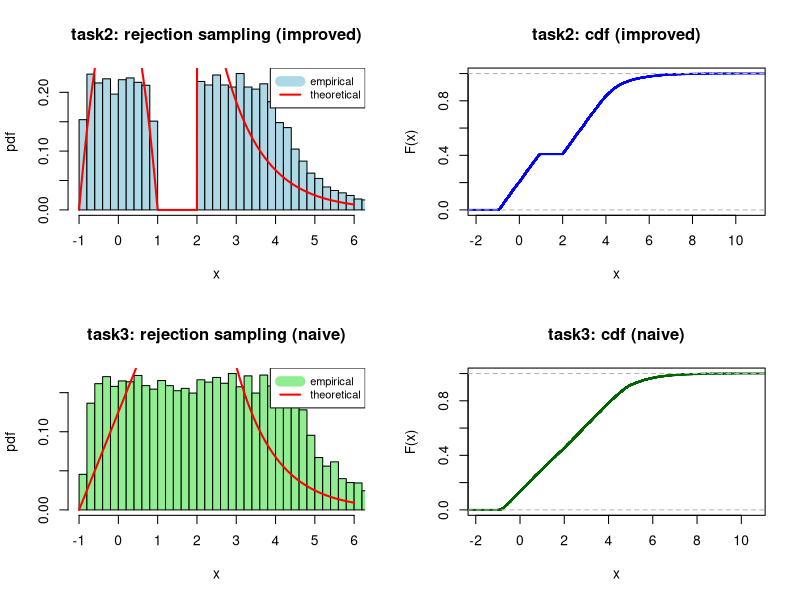

Generate this figure with R:
# ============================================================================
# 任务2：拒绝采样实现 - 改进版
# ============================================================================

a <- 3 / 8

# 定义 f2(x)（目标分布）
f2 <- function(x) {
  ifelse(x >= -1 & x <= 1, a * (1 - x^2),
         ifelse(x >= 2, 0.5 * exp(-(x - 2)), 0))
}

# 改进版拒绝采样：使用均匀分布作为提议分布，包络常数 M 为 1
rejection_sampling_task2_naive_v2 <- function(n = 10000) {
  samples <- numeric(n)
  rejections <- 0
  accepted <- 0
  
  # 增大 M，假设目标分布的最大值更大
  M <- 1  # 增大 M 以减少接受率
  
  # 提议分布: 使用 [-1, 1] 和 [2, 10] 之间的均匀分布
  a_range <- -1
  b_range <- 10
  g_density <- 1 / (b_range - a_range)
  
  while(accepted < n) {
    # 从提议分布中采样
    x <- runif(1, a_range, b_range)
    
    # 计算接受概率
    u <- runif(1)
    
    # 接受条件: u <= f(x) / (M * g(x))
    if(u <= f2(x) / (M * g_density)) {
      accepted <- accepted + 1
      samples[accepted] <- x
    } else {
      rejections <- rejections + 1
    }
  }
  
  # 输出接受率和总提议次数
  acceptance_rate <- n / (n + rejections)
  cat("task2 - acceptance rate:", round(acceptance_rate, 4), "\n")
  cat("task2 - total proposals:", n + rejections, "\n")
  
  return(samples)
}

# ============================================================================
# 任务3：拒绝采样实现 - 朴素方法
# ============================================================================

f3 <- function(x) {
  ifelse(x >= -1 & x < 1, (1/8) * (x + 1),
         ifelse(x >= 1 & x < 2, 1/4,
                ifelse(x >= 2, 0.5 * exp(-(x - 2)), 0)))
}

# 最朴素的拒绝采样：使用单一的均匀分布作为提议分布
# 在整个支撑集上使用均匀分布 U(-1, 10)
rejection_sampling_task3_naive <- function(n = 10000) {
  samples <- numeric(n)
  rejections <- 0
  accepted <- 0
  
  # 找到f3(x)的最大值
  # 在[-1,1)上: max = (1/8) * 2 = 1/4 (在x=1处)
  # 在[1,2)上: f(x) = 1/4
  # 在[2,∞)上: max = 0.5 (在x=2处)
  # 所以全局最大值 M = 0.5
  M <- 0.5
  
  # 提议分布: 在[-1, 10]上的均匀分布
  # g(x) = 1/11
  a_range <- -1
  b_range <- 10
  g_density <- 1 / (b_range - a_range)
  
  while(accepted < n) {
    # 从提议分布采样
    x <- runif(1, a_range, b_range)
    
    # 计算接受概率
    u <- runif(1)
    
    # 接受条件: u <= f(x) / (M * g(x))
    if(u <= f3(x) / (M * g_density)) {
      accepted <- accepted + 1
      samples[accepted] <- x
    } else {
      rejections <- rejections + 1
    }
  }
  
  acceptance_rate <- n / (n + rejections)
  cat("task3 - acceptance rate:", round(acceptance_rate, 4), "\n")
  cat("task3 - total proposals:", n + rejections, "\n")
  
  return(samples)
}

# ============================================================================
# 执行模拟与可视化（带时间测量）
# ============================================================================

set.seed(123)
N <- 10000

# 任务2 - 测量运算时间
cat("\n========== 任务2：拒绝采样（增大 M 版）==========\n")
time2_reject_v2 <- system.time({
  samples2_v2 <- rejection_sampling_task2_naive_v2(N)
})
cat("task2 - computation time:", round(time2_reject_v2[3], 4), "seconds\n")

# 任务3 - 测量运算时间
cat("\n========== 任务3：拒绝采样（朴素方法）==========\n")
time3_reject <- system.time({
  samples3 <- rejection_sampling_task3_naive(N)
})
cat("task3 - computation time:", round(time3_reject[3], 4), "seconds\n")

# ============================================================================
# 统计量总结
# ============================================================================

cat("\n========== summary ==========\n")
cat("task2:\n")
cat("  empirical E:", round(mean(samples2_v2), 4), "\n")
cat("  empirical D:", round(var(samples2_v2), 4), "\n")
cat("  time:", round(time2_reject_v2[3], 4), "s\n")

cat("\ntask3:\n")
cat("  empirical E:", round(mean(samples3), 4), "\n")
cat("  empirical D:", round(var(samples3), 4), "\n")
cat("  time:", round(time3_reject[3], 4), "s\n")

# ============================================================================
# 保存图像为 R_reject_naive.pdf
# ============================================================================

pdf("R_reject_naive_v2.pdf", width = 10, height = 8)

par(mfrow = c(2, 2))

# 任务2 - 密度
hist(samples2_v2, breaks = 50, freq = FALSE, main = "task2: rejection sampling (improved)",
     xlab = "x", ylab = "pdf", col = "lightblue", xlim = c(-1, 6))
x_seq <- seq(-1, 6, length.out = 1000)
lines(x_seq, sapply(x_seq, f2), col = "red", lwd = 2)
legend("topright", c("empirical", "theoretical"), 
       col = c("lightblue", "red"), lwd = c(10, 2), cex = 0.8)

# 任务2 - CDF
plot(ecdf(samples2_v2), main = "task2: cdf (improved)",
     xlab = "x", ylab = "F(x)", col = "blue", lwd = 2)

# 任务3 - 密度
hist(samples3, breaks = 50, freq = FALSE, main = "task3: rejection sampling (naive)",
     xlab = "x", ylab = "pdf", col = "lightgreen", xlim = c(-1, 6))
x_seq <- seq(-1, 6, length.out = 1000)
lines(x_seq, sapply(x_seq, f3), col = "red", lwd = 2)
legend("topright", c("empirical", "theoretical"), 
       col = c("lightgreen", "red"), lwd = c(10, 2), cex = 0.8)

# 任务3 - CDF
plot(ecdf(samples3), main = "task3: cdf (naive)",
     xlab = "x", ylab = "F(x)", col = "darkgreen", lwd = 2)

dev.off()
cat("\n✅ 图像已保存为文件: R_reject_naive_v2.pdf\n")